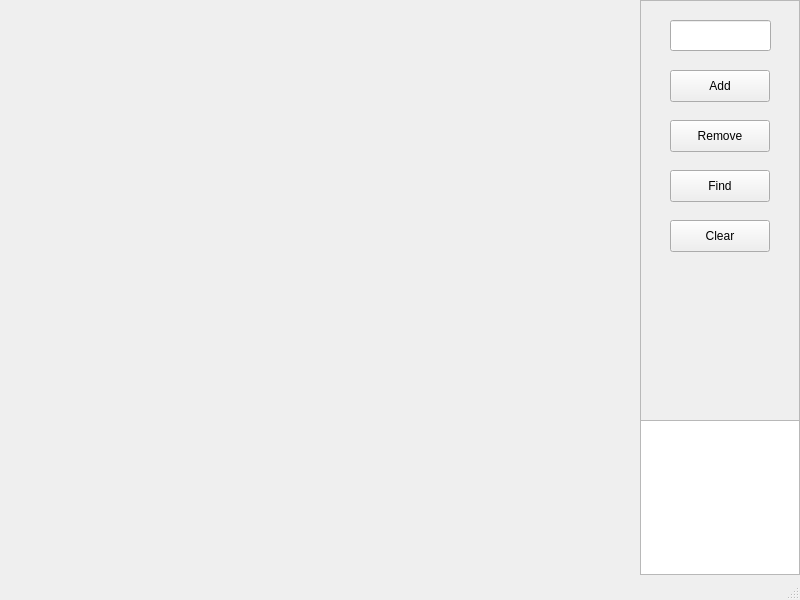
<?xml version="1.0" encoding="UTF-8"?>
<ui version="4.0">
 <class>MainWindow</class>
 <widget class="QMainWindow" name="MainWindow">
  <property name="geometry">
   <rect>
    <x>0</x>
    <y>0</y>
    <width>800</width>
    <height>600</height>
   </rect>
  </property>
  <property name="windowTitle">
   <string>MainWindow</string>
  </property>
  <property name="dockOptions">
   <set>QMainWindow::AllowTabbedDocks|QMainWindow::AnimatedDocks</set>
  </property>
  <widget class="QWidget" name="centralwidget">
   <widget class="QFrame" name="control_frame">
    <property name="geometry">
     <rect>
      <x>640</x>
      <y>0</y>
      <width>160</width>
      <height>575</height>
     </rect>
    </property>
    <property name="frameShape">
     <enum>QFrame::StyledPanel</enum>
    </property>
    <property name="frameShadow">
     <enum>QFrame::Raised</enum>
    </property>
    <widget class="QPushButton" name="add_button">
     <property name="geometry">
      <rect>
       <x>30</x>
       <y>70</y>
       <width>100</width>
       <height>32</height>
      </rect>
     </property>
     <property name="text">
      <string>Add</string>
     </property>
    </widget>
    <widget class="QPushButton" name="remove_button">
     <property name="geometry">
      <rect>
       <x>30</x>
       <y>120</y>
       <width>100</width>
       <height>32</height>
      </rect>
     </property>
     <property name="text">
      <string>Remove</string>
     </property>
    </widget>
    <widget class="QPushButton" name="find_button">
     <property name="geometry">
      <rect>
       <x>30</x>
       <y>170</y>
       <width>100</width>
       <height>32</height>
      </rect>
     </property>
     <property name="text">
      <string>Find</string>
     </property>
    </widget>
    <widget class="QLineEdit" name="value_field">
     <property name="geometry">
      <rect>
       <x>30</x>
       <y>20</y>
       <width>101</width>
       <height>31</height>
      </rect>
     </property>
     <property name="font">
      <font>
       <pointsize>15</pointsize>
      </font>
     </property>
     <property name="text">
      <string/>
     </property>
     <property name="alignment">
      <set>Qt::AlignCenter</set>
     </property>
     <property name="clearButtonEnabled">
      <bool>false</bool>
     </property>
    </widget>
    <widget class="QPushButton" name="clear_button">
     <property name="geometry">
      <rect>
       <x>30</x>
       <y>220</y>
       <width>100</width>
       <height>32</height>
      </rect>
     </property>
     <property name="text">
      <string>Clear</string>
     </property>
     <property name="checkable">
      <bool>false</bool>
     </property>
    </widget>
    <widget class="QTextEdit" name="info_window">
     <property name="geometry">
      <rect>
       <x>0</x>
       <y>420</y>
       <width>160</width>
       <height>155</height>
      </rect>
     </property>
     <property name="autoFillBackground">
      <bool>false</bool>
     </property>
     <property name="readOnly">
      <bool>true</bool>
     </property>
    </widget>
   </widget>
  </widget>
  <widget class="QMenuBar" name="menubar">
   <property name="geometry">
    <rect>
     <x>0</x>
     <y>0</y>
     <width>800</width>
     <height>24</height>
    </rect>
   </property>
  </widget>
  <widget class="QStatusBar" name="statusbar"/>
 </widget>
 <resources/>
 <connections/>
</ui>
